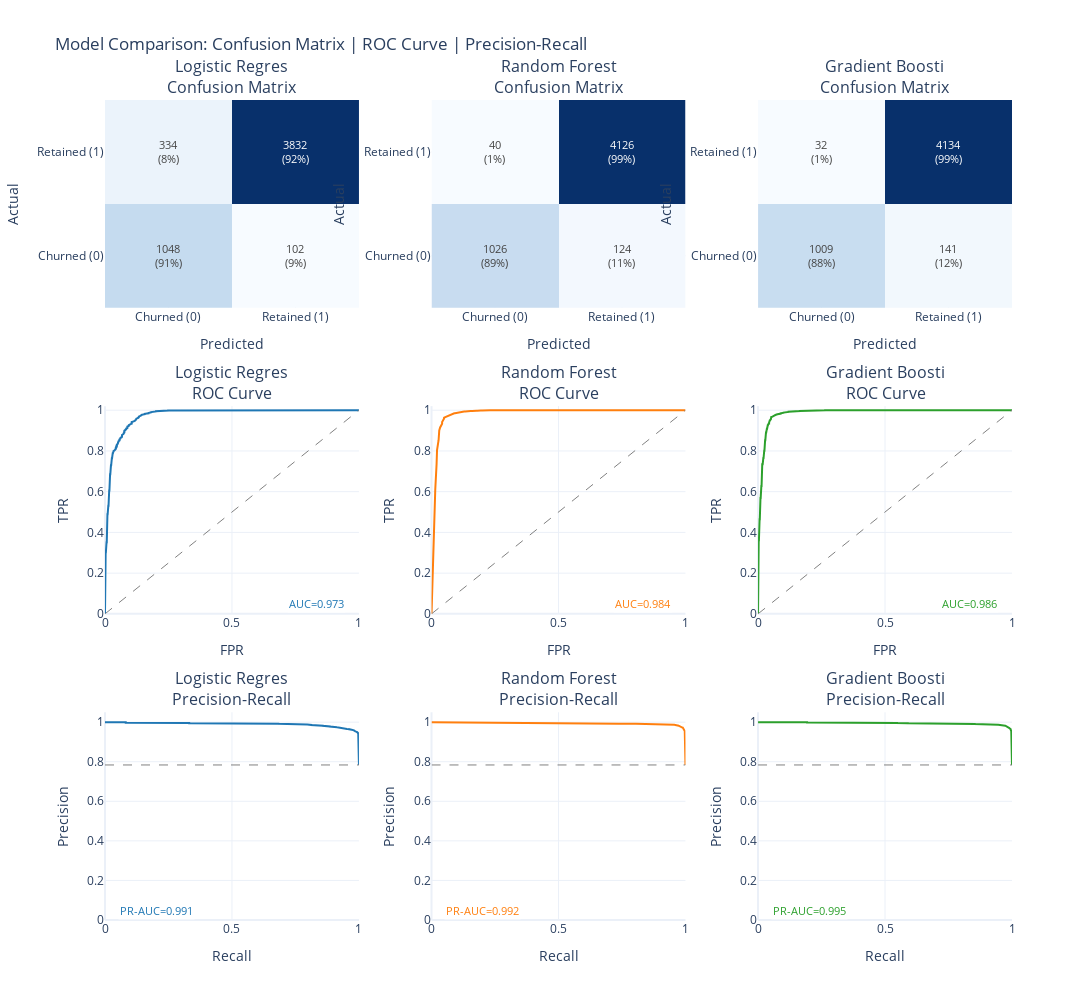

The cell this chart's notebook holds for it:
### Markdown cell above
## 8.6 Model Comparison Grid

This visualization shows all models side-by-side with:
- **Row 1**: Confusion matrices (counts and percentages)
- **Row 2**: ROC curves with AUC scores
- **Row 3**: Precision-Recall curves with PR-AUC scores

**📖 How to Read:**
- **Confusion Matrix**: Diagonal = correct predictions. Off-diagonal = errors.
- **ROC Curve**: Higher curve = better. AUC > 0.8 is good, > 0.9 is excellent.
- **PR Curve**: Higher curve = better at finding positives without false alarms.

### Code cell
# Create comprehensive model comparison grid
# Uses the framework's ChartBuilder.model_comparison_grid method

# Prepare model results in the expected format
grid_results = {
    name: {
        "y_pred": data["y_pred"],
        "y_pred_proba": data["y_pred_proba"]
    }
    for name, data in model_predictions.items()
}

# Create the visualization grid
fig = charts.model_comparison_grid(
    grid_results,
    y_test,
    class_labels=["Churned (0)", "Retained (1)"],
    title="Model Comparison: Confusion Matrix | ROC Curve | Precision-Recall"
)

display_figure(fig)

# Summary metrics table
print("\n" + "=" * 80)
print("METRICS SUMMARY")
print("=" * 80)
display_table(results_df[["Model", "Test AUC", "PR-AUC", "F1-Score", "Precision", "Recall"]])

### Figure 1 — Plotly figure (JSON) as saved in the notebook; plotly's stock layout.template omitted (floating-point values rounded to 4 significant figures; data arrays with more than 128 entries replaced by an {"elided": "..."} marker saying what was removed)
{"data": [{"colorscale": [[0, "rgb(247,251,255)"], [0.125, "rgb(222,235,247)"], [0.25, "rgb(198,219,239)"], [0.375, "rgb(158,202,225)"], [0.5, "rgb(107,174,214)"], [0.625, "rgb(66,146,198)"], [0.75, "rgb(33,113,181)"], [0.875, "rgb(8,81,156)"], [1, "rgb(8,48,107)"]], "hovertemplate": "Actual: %{y}<br>Predicted: %{x}<br>Count: %{z}<extra></extra>", "showscale": false, "text": [["1048<br>(91%)", "102<br>(9%)"], ["334<br>(8%)", "3832<br>(92%)"]], "textfont": {"size": 11}, "texttemplate": "%{text}", "type": "heatmap", "x": ["Churned (0)", "Retained (1)"], "xaxis": "x", "y": ["Churned (0)", "Retained (1)"], "yaxis": "y", "z": [[1048, 102], [334, 3832]]}, {"hovertemplate": "FPR: %{x:.2f}<br>TPR: %{y:.2f}<extra></extra>", "line": {"color": "#1f77b4", "width": 2}, "mode": "lines", "name": "AUC=0.973", "showlegend": false, "type": "scatter", "x": {"elided": "403 float values"}, "xaxis": "x4", "y": {"elided": "403 float values"}, "yaxis": "y4"}, {"hoverinfo": "skip", "line": {"color": "gray", "dash": "dash", "width": 1}, "mode": "lines", "showlegend": false, "type": "scatter", "x": [0, 1], "xaxis": "x4", "y": [0, 1], "yaxis": "y4"}, {"hovertemplate": "Recall: %{x:.2f}<br>Precision: %{y:.2f}<extra></extra>", "line": {"color": "#1f77b4", "width": 2}, "mode": "lines", "name": "PR-AUC=0.991", "showlegend": false, "type": "scatter", "x": {"elided": "5313 float values"}, "xaxis": "x7", "y": {"elided": "5313 float values"}, "yaxis": "y7"}, {"hoverinfo": "skip", "line": {"color": "gray", "dash": "dash", "width": 1}, "mode": "lines", "showlegend": false, "type": "scatter", "x": [0, 1], "xaxis": "x7", "y": [0.7837, 0.7837], "yaxis": "y7"}, {"colorscale": [[0, "rgb(247,251,255)"], [0.125, "rgb(222,235,247)"], [0.25, "rgb(198,219,239)"], [0.375, "rgb(158,202,225)"], [0.5, "rgb(107,174,214)"], [0.625, "rgb(66,146,198)"], [0.75, "rgb(33,113,181)"], [0.875, "rgb(8,81,156)"], [1, "rgb(8,48,107)"]], "hovertemplate": "Actual: %{y}<br>Predicted: %{x}<br>Count: %{z}<extra></extra>", "showscale": false, "text": [["1026<br>(89%)", "124<br>(11%)"], ["40<br>(1%)", "4126<br>(99%)"]], "textfont": {"size": 11}, "texttemplate": "%{text}", "type": "heatmap", "x": ["Churned (0)", "Retained (1)"], "xaxis": "x2", "y": ["Churned (0)", "Retained (1)"], "yaxis": "y2", "z": [[1026, 124], [40, 4126]]}, {"hovertemplate": "FPR: %{x:.2f}<br>TPR: %{y:.2f}<extra></extra>", "line": {"color": "#ff7f0e", "width": 2}, "mode": "lines", "name": "AUC=0.984", "showlegend": false, "type": "scatter", "x": [0.0, 0.007826, 0.01478, 0.02, 0.02174, 0.02783, 0.0287, 0.03043, 0.03391, 0.03826, 0.04174, 0.04174, 0.04435, 0.04609, 0.04696, 0.04957, 0.04957, 0.05304, 0.05391, 0.05739, 0.06, 0.06261, 0.06435, 0.06609, 0.06696, 0.07217, 0.07217, 0.07478, 0.07739, 0.07913, 0.07913, 0.08087, 0.08261, 0.08522, 0.0887, 0.08957, 0.09217, 0.09391, 0.09391, 0.09739, 0.1009, 0.1017, 0.1026, 0.1043, 0.1061, 0.1061, 0.107, 0.1078, 0.1104, 0.1122, 0.1191, 0.1191, 0.1217, 0.1252, 0.1278, 0.1287, 0.133, 0.1348, 0.14, 0.1409, 0.1417, 0.1452, 0.147, 0.1496, 0.1522, 0.1539, 0.16, 0.1609, 0.1652, 0.1678, 0.1696, 0.1722, 0.1765, 0.1765, 0.18, 0.1809, 0.1887, 0.1922, 0.1939, 0.2, 0.2017, 0.207, 0.2096, 0.2165, 0.2209, 0.2304, 0.2391, 0.2487, 0.2635, 0.2765, 0.3017, 0.3261, 0.3661, 0.4357, 0.533, 0.7226, 1.0], "xaxis": "x5", "y": [0.0, 0.3853, 0.6119, 0.7372, 0.8046, 0.8526, 0.8797, 0.9006, 0.9155, 0.9256, 0.9337, 0.9426, 0.9472, 0.9515, 0.9563, 0.9599, 0.9635, 0.9654, 0.9669, 0.9676, 0.9702, 0.9712, 0.9731, 0.9738, 0.9748, 0.9767, 0.9786, 0.9794, 0.9798, 0.981, 0.9822, 0.9832, 0.9839, 0.9839, 0.9842, 0.9851, 0.9854, 0.9858, 0.9861, 0.9868, 0.9873, 0.9882, 0.9885, 0.9892, 0.9894, 0.9897, 0.9902, 0.9904, 0.9904, 0.9906, 0.9921, 0.9926, 0.9926, 0.993, 0.9935, 0.9935, 0.9935, 0.994, 0.994, 0.9947, 0.9952, 0.9952, 0.9954, 0.9954, 0.9957, 0.9959, 0.9962, 0.9964, 0.9966, 0.9969, 0.9971, 0.9974, 0.9976, 0.9978, 0.9978, 0.9981, 0.9983, 0.9983, 0.9986, 0.9986, 0.9988, 0.999, 0.999, 0.9995, 0.9995, 0.9998, 0.9998, 1.0, 1.0, 1.0, 1.0, 1.0, 1.0, 1.0, 1.0, 1.0, 1.0], "yaxis": "y5"}, {"hoverinfo": "skip", "line": {"color": "gray", "dash": "dash", "width": 1}, "mode": "lines", "showlegend": false, "type": "scatter", "x": [0, 1], "xaxis": "x5", "y": [0, 1], "yaxis": "y5"}, {"hovertemplate": "Recall: %{x:.2f}<br>Precision: %{y:.2f}<extra></extra>", "line": {"color": "#ff7f0e", "width": 2}, "mode": "lines", "name": "PR-AUC=0.992", "showlegend": false, "type": "scatter", "x": [1.0, 1.0, 1.0, 1.0, 1.0, 1.0, 1.0, 1.0, 1.0, 1.0, 0.9998, 0.9998, 0.9995, 0.9995, 0.999, 0.999, 0.9988, 0.9986, 0.9986, 0.9983, 0.9983, 0.9981, 0.9978, 0.9978, 0.9976, 0.9974, 0.9971, 0.9969, 0.9966, 0.9964, 0.9962, 0.9959, 0.9957, 0.9954, 0.9954, 0.9952, 0.9952, 0.9947, 0.994, 0.994, 0.9935, 0.9935, 0.9935, 0.993, 0.9926, 0.9926, 0.9921, 0.9914, 0.9906, 0.9904, 0.9904, 0.9902, 0.9897, 0.9894, 0.9892, 0.9885, 0.9882, 0.9873, 0.9868, 0.9861, 0.9858, 0.9854, 0.9851, 0.9842, 0.9839, 0.9839, 0.9832, 0.9822, 0.981, 0.9798, 0.9794, 0.9786, 0.9767, 0.9758, 0.9748, 0.9738, 0.9731, 0.9712, 0.9702, 0.9676, 0.9669, 0.9654, 0.9635, 0.9599, 0.9563, 0.9515, 0.9472, 0.9426, 0.9337, 0.9256, 0.9155, 0.9006, 0.8797, 0.8526, 0.8046, 0.7372, 0.6119, 0.3853, 0.0], "xaxis": "x8", "y": [0.7837, 0.8337, 0.8717, 0.8927, 0.9082, 0.9174, 0.9231, 0.9291, 0.9322, 0.9358, 0.9381, 0.9402, 0.9425, 0.9436, 0.9453, 0.9459, 0.9472, 0.9476, 0.9491, 0.9495, 0.9504, 0.9524, 0.9526, 0.9534, 0.9534, 0.9545, 0.9552, 0.9556, 0.9562, 0.9573, 0.9575, 0.9591, 0.9595, 0.9602, 0.9608, 0.9613, 0.9622, 0.9624, 0.9626, 0.9639, 0.9644, 0.9655, 0.9657, 0.9664, 0.9673, 0.9679, 0.9679, 0.9688, 0.9697, 0.9701, 0.9708, 0.971, 0.9713, 0.9713, 0.9717, 0.9721, 0.9724, 0.9726, 0.9735, 0.9744, 0.9744, 0.9748, 0.9755, 0.9757, 0.9766, 0.9773, 0.9778, 0.9782, 0.9782, 0.9787, 0.9794, 0.98, 0.98, 0.9807, 0.9814, 0.9816, 0.9821, 0.9825, 0.9832, 0.9839, 0.9848, 0.9851, 0.986, 0.9859, 0.9866, 0.9868, 0.9872, 0.9879, 0.9878, 0.9887, 0.9899, 0.9908, 0.9911, 0.9911, 0.9926, 0.9926, 0.9934, 0.9944, 1.0], "yaxis": "y8"}, {"hoverinfo": "skip", "line": {"color": "gray", "dash": "dash", "width": 1}, "mode": "lines", "showlegend": false, "type": "scatter", "x": [0, 1], "xaxis": "x8", "y": [0.7837, 0.7837], "yaxis": "y8"}, {"colorscale": [[0, "rgb(247,251,255)"], [0.125, "rgb(222,235,247)"], [0.25, "rgb(198,219,239)"], [0.375, "rgb(158,202,225)"], [0.5, "rgb(107,174,214)"], [0.625, "rgb(66,146,198)"], [0.75, "rgb(33,113,181)"], [0.875, "rgb(8,81,156)"], [1, "rgb(8,48,107)"]], "hovertemplate": "Actual: %{y}<br>Predicted: %{x}<br>Count: %{z}<extra></extra>", "showscale": false, "text": [["1009<br>(88%)", "141<br>(12%)"], ["32<br>(1%)", "4134<br>(99%)"]], "textfont": {"size": 11}, "texttemplate": "%{text}", "type": "heatmap", "x": ["Churned (0)", "Retained (1)"], "xaxis": "x3", "y": ["Churned (0)", "Retained (1)"], "yaxis": "y3", "z": [[1009, 141], [32, 4134]]}, {"hovertemplate": "FPR: %{x:.2f}<br>TPR: %{y:.2f}<extra></extra>", "line": {"color": "#2ca02c", "width": 2}, "mode": "lines", "name": "AUC=0.986", "showlegend": false, "type": "scatter", "x": {"elided": "1153 float values"}, "xaxis": "x6", "y": {"elided": "1153 float values"}, "yaxis": "y6"}, {"hoverinfo": "skip", "line": {"color": "gray", "dash": "dash", "width": 1}, "mode": "lines", "showlegend": false, "type": "scatter", "x": [0, 1], "xaxis": "x6", "y": [0, 1], "yaxis": "y6"}, {"hovertemplate": "Recall: %{x:.2f}<br>Precision: %{y:.2f}<extra></extra>", "line": {"color": "#2ca02c", "width": 2}, "mode": "lines", "name": "PR-AUC=0.995", "showlegend": false, "type": "scatter", "x": {"elided": "3985 float values"}, "xaxis": "x9", "y": {"elided": "3985 float values"}, "yaxis": "y9"}, {"hoverinfo": "skip", "line": {"color": "gray", "dash": "dash", "width": 1}, "mode": "lines", "showlegend": false, "type": "scatter", "x": [0, 1], "xaxis": "x9", "y": [0.7837, 0.7837], "yaxis": "y9"}], "layout": {"annotations": [{"font": {"size": 16}, "showarrow": false, "text": "Logistic Regres<br>Confusion Matrix", "x": 0.14, "xanchor": "center", "xref": "paper", "y": 1, "yanchor": "bottom", "yref": "paper"}, {"font": {"size": 16}, "showarrow": false, "text": "Random Forest<br>Confusion Matrix", "x": 0.5, "xanchor": "center", "xref": "paper", "y": 1, "yanchor": "bottom", "yref": "paper"}, {"font": {"size": 16}, "showarrow": false, "text": "Gradient Boosti<br>Confusion Matrix", "x": 0.86, "xanchor": "center", "xref": "paper", "y": 1, "yanchor": "bottom", "yref": "paper"}, {"font": {"size": 16}, "showarrow": false, "text": "Logistic Regres<br>ROC Curve", "x": 0.14, "xanchor": "center", "xref": "paper", "y": 0.6267, "yanchor": "bottom", "yref": "paper"}, {"font": {"size": 16}, "showarrow": false, "text": "Random Forest<br>ROC Curve", "x": 0.5, "xanchor": "center", "xref": "paper", "y": 0.6267, "yanchor": "bottom", "yref": "paper"}, {"font": {"size": 16}, "showarrow": false, "text": "Gradient Boosti<br>ROC Curve", "x": 0.86, "xanchor": "center", "xref": "paper", "y": 0.6267, "yanchor": "bottom", "yref": "paper"}, {"font": {"size": 16}, "showarrow": false, "text": "Logistic Regres<br>Precision-Recall", "x": 0.14, "xanchor": "center", "xref": "paper", "y": 0.2533, "yanchor": "bottom", "yref": "paper"}, {"font": {"size": 16}, "showarrow": false, "text": "Random Forest<br>Precision-Recall", "x": 0.5, "xanchor": "center", "xref": "paper", "y": 0.2533, "yanchor": "bottom", "yref": "paper"}, {"font": {"size": 16}, "showarrow": false, "text": "Gradient Boosti<br>Precision-Recall", "x": 0.86, "xanchor": "center", "xref": "paper", "y": 0.2533, "yanchor": "bottom", "yref": "paper"}, {"bgcolor": "rgba(255,255,255,0.8)", "font": {"color": "#1f77b4", "size": 11}, "showarrow": false, "text": "AUC=0.973", "x": 0.95, "xanchor": "right", "xref": "x4", "y": 0.05, "yref": "y4"}, {"bgcolor": "rgba(255,255,255,0.8)", "font": {"color": "#1f77b4", "size": 11}, "showarrow": false, "text": "PR-AUC=0.991", "x": 0.05, "xanchor": "left", "xref": "x7", "y": 0.05, "yref": "y7"}, {"bgcolor": "rgba(255,255,255,0.8)", "font": {"color": "#ff7f0e", "size": 11}, "showarrow": false, "text": "AUC=0.984", "x": 0.95, "xanchor": "right", "xref": "x5", "y": 0.05, "yref": "y5"}, {"bgcolor": "rgba(255,255,255,0.8)", "font": {"color": "#ff7f0e", "size": 11}, "showarrow": false, "text": "PR-AUC=0.992", "x": 0.05, "xanchor": "left", "xref": "x8", "y": 0.05, "yref": "y8"}, {"bgcolor": "rgba(255,255,255,0.8)", "font": {"color": "#2ca02c", "size": 11}, "showarrow": false, "text": "AUC=0.986", "x": 0.95, "xanchor": "right", "xref": "x6", "y": 0.05, "yref": "y6"}, {"bgcolor": "rgba(255,255,255,0.8)", "font": {"color": "#2ca02c", "size": 11}, "showarrow": false, "text": "PR-AUC=0.995", "x": 0.05, "xanchor": "left", "xref": "x9", "y": 0.05, "yref": "y9"}], "height": 1000, "showlegend": false, "title": {"text": "Model Comparison: Confusion Matrix | ROC Curve | Precision-Recall"}, "width": 1100, "xaxis": {"anchor": "y", "domain": [0, 0.28], "title": {"text": "Predicted"}}, "xaxis2": {"anchor": "y2", "domain": [0.36, 0.64], "title": {"text": "Predicted"}}, "xaxis3": {"anchor": "y3", "domain": [0.72, 1], "title": {"text": "Predicted"}}, "xaxis4": {"anchor": "y4", "domain": [0, 0.28], "range": [0, 1], "title": {"text": "FPR"}}, "xaxis5": {"anchor": "y5", "domain": [0.36, 0.64], "range": [0, 1], "title": {"text": "FPR"}}, "xaxis6": {"anchor": "y6", "domain": [0.72, 1], "range": [0, 1], "title": {"text": "FPR"}}, "xaxis7": {"anchor": "y7", "domain": [0, 0.28], "range": [0, 1], "title": {"text": "Recall"}}, "xaxis8": {"anchor": "y8", "domain": [0.36, 0.64], "range": [0, 1], "title": {"text": "Recall"}}, "xaxis9": {"anchor": "y9", "domain": [0.72, 1], "range": [0, 1], "title": {"text": "Recall"}}, "yaxis": {"anchor": "x", "domain": [0.7467, 1], "title": {"text": "Actual"}}, "yaxis2": {"anchor": "x2", "domain": [0.7467, 1], "title": {"text": "Actual"}}, "yaxis3": {"anchor": "x3", "domain": [0.7467, 1], "title": {"text": "Actual"}}, "yaxis4": {"anchor": "x4", "domain": [0.3733, 0.6267], "range": [0, 1.02], "title": {"text": "TPR"}}, "yaxis5": {"anchor": "x5", "domain": [0.3733, 0.6267], "range": [0, 1.02], "title": {"text": "TPR"}}, "yaxis6": {"anchor": "x6", "domain": [0.3733, 0.6267], "range": [0, 1.02], "title": {"text": "TPR"}}, "yaxis7": {"anchor": "x7", "domain": [0, 0.2533], "range": [0, 1.05], "title": {"text": "Precision"}}, "yaxis8": {"anchor": "x8", "domain": [0, 0.2533], "range": [0, 1.05], "title": {"text": "Precision"}}, "yaxis9": {"anchor": "x9", "domain": [0, 0.2533], "range": [0, 1.05], "title": {"text": "Precision"}}}}
